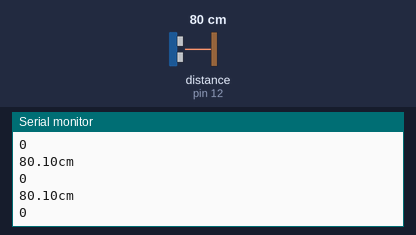
Recording of a sketch running on a simulated Arduino Uno, built with avr-gcc and run on an emulated ATmega328P. Parts: the last lines printed to the serial monitor. Wiring (inferred from the names in the program): ultrasonic range finder: trigger pin 11; echo pin 12. The inputs (shaded band) are chosen by the test bench; at power-on: distance to the obstacle (sensor on pin 12) 80 cm. The echo pulse lasts 58.3 µs per cm.

Above: at 1.2 s.
1.3 s: distance to the obstacle (sensor on pin 12) set to 2 cm
At 1.6 s:
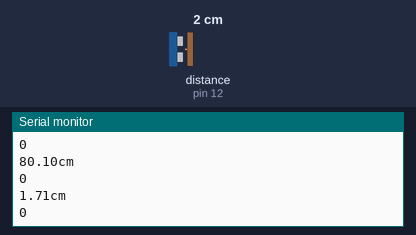
2.8 s: distance to the obstacle (sensor on pin 12) set to 4 cm
At 2.81 s:
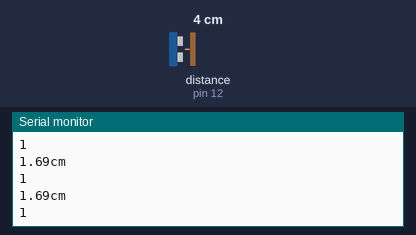
Timing chart, 0 to 5.8 s (numbered marks = the images above; inputs shaded):
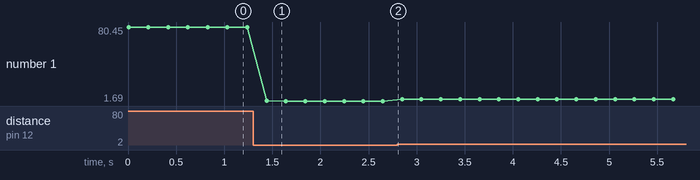

Measured:
- after the input at 1.3 s, the serial monitor: prints a new line after 0.14 s (image 1)
- plotted number 1: 80.1 → 1.69 after the input at 1.3 s, 1.69 → 3.71 after the input at 2.8 s

The sketch:

ultrasonic.ino
```cpp
// 초음파센서의 송신부를 8번핀으로 선언하고 수신부는 9번핀으로 선언합니다.
int trig = 11;
int echo = 12;
int cnt = 0;
int data =0;


// 실행시 가장 먼저 호출되는 함수이며, 최초 1회만 실행됩니다.
// 변수를 선언하거나 초기화를 위한 코드를 포함합니다.
void setup() {
  // 초음파센서의 동작 상태를 확인하기 위하여 시리얼 통신을 설정합니다. (전송속도 9600bps)
  Serial.begin(9600);
  //초음파 송신부-> OUTPUT, 초음파 수신부 -> INPUT,  LED핀 -> OUTPUT
  pinMode(trig, OUTPUT);
  pinMode(echo, INPUT);
}

// setup() 함수가 호출된 이후, loop() 함수가 호출되며,
// 블록 안의 코드를 무한히 반복 실행됩니다.
void loop() {
  digitalWrite(trig, LOW);
  digitalWrite(echo, LOW);
  delayMicroseconds(2);
  digitalWrite(trig, HIGH);
  delayMicroseconds(10);
  digitalWrite(trig, LOW);

  unsigned long duration = pulseIn(echo, HIGH);

  // 초음파의 속도는 초당 340미터를 이동하거나, 29마이크로초 당 1센치를 이동합니다.
  // 따라서, 초음파의 이동 거리 = duration(왕복에 걸린시간) / 29 / 2 입니다.
  float distance = duration / 29.0 / 2.0;

  // 측정된 거리 값를 시리얼 모니터에 출력합니다.
  Serial.print(distance);
  Serial.println("cm");
  if(distance <= 10){
    cnt = cnt +1;
  }else{
    cnt = 0;
  }
  if(cnt >= 5){
    data = 1;
  }else{
    data = 0;
  }
  Serial.print(data);
  Serial.println("");
  // 0.2초 동안 대기합니다.
  delay(200);
}
```
